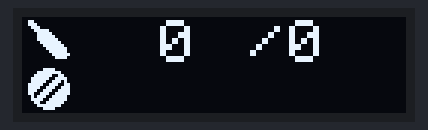
Bench run of a sketch on a simulated ESP32. Parts: 128×32 one-colour display. WiFi joins after 1.5 s; servers stay silent unless stated; uploads are accepted with an empty reply; what the sketch prints to the serial monitor is not drawn.

Above: at 1.8 s.

Measured:
- what the display in image 0 shows lasts 8.3 s, from 1.7 s to 10.0 s

The sketch:

iot_scoreboard_with_animation.ino
```cpp
#include <WiFi.h>
#include <HTTPClient.h>
#include <ArduinoJson.h>
#include <Wire.h>
#include <Adafruit_GFX.h>
#include <Adafruit_SSD1306.h>

#define SCREEN_WIDTH 128
#define SCREEN_HEIGHT 32
#define OLED_RESET     -1
#define SCREEN_ADDRESS 0x3C

#define batLOGO_HEIGHT   14
#define batLOGO_WIDTH    14
#define ballLOGO_HEIGHT   16
#define ballLOGO_WIDTH    16


static const unsigned char PROGMEM logo_bmp[] = {
0b01100000,	0b00000000,
0b01110000,	0b00000000,
0b00111000,	0b00000000,
0b00011111,	0b00000000,
0b00001111,	0b10000000,
0b00001111,	0b11000000,
0b00001111,	0b11100000,
0b00000111,	0b11110000,
0b00000011,	0b11111000,
0b00000001,	0b11111100,
0b00000000,	0b11111100,
0b00000000,	0b01111110,
0b00000000,	0b00111100,
0b00000000,	0b00000000,
0b00000000,	0b00000000,
0b00000000,	0b00000000,
0b00000011,	0b11000000,
0b00001111,	0b11110000,
0b00011111,	0b10011000,
0b00111111,	0b00111100,
0b00111110,	0b01110100,
0b01111100,	0b11100110,
0b01111001,	0b11001110,
0b01110011,	0b10011110,
0b01100111,	0b00111110,
0b00101110,	0b01111100,
0b00111100,	0b11111100,
0b00011001,	0b11111000,
0b00001111,	0b11110000,
0b00000011,	0b11000000,
0b00000000,	0b00000000,
0b00000000,	0b00000000
};

Adafruit_SSD1306 display(SCREEN_WIDTH, SCREEN_HEIGHT, &Wire, -1);


const char* targetSeriesID = "76ae85e2-88e5-4e99-83e4-5f352108aebc";
const char *host = "api.thingspeak.com";
const int httpPort = 80;
const char* url1 = "/apps/thinghttp/send_request?api_key=M4JG9NK73EXNWJ1I";
HTTPClient http;
int scrollTextLenth = 300;  // scroll text length in px

unsigned long previousMillis = 0;   // Variable to store the previous time
unsigned long previousMillis2 = 0;
unsigned long currentMillis;
const long interval = 5000;
bool scrollTask = false;
static int16_t scrollStep = 2;
static int16_t scrollPos = SCREEN_WIDTH;


String name ;
String status;
String venue;
String scoresz;
int scoreSize;
String Team1;
String Team2;
String short_Team1;
String short_Team2;
JsonObject scoreObject1;
int runs1;
int wickets1;
String overs1;
String inning1;
JsonObject TeamObject1;
String Team1name;
String Team1Shortname;
int Short_team_index1;
String inning1_team_name;
String inning1_short_team_name;
JsonObject scoreObject2;
int runs2;
int wickets2;
String overs2;
String inning2;
JsonObject TeamObject2;
String Team2name;
String Team2Shortname;
int Short_team_index2;
String inning2_team_name;
String inning2_short_team_name;
int statusLen;

String Response_data;
DeserializationError error;

JsonObject root;
JsonArray data;
bool getData = true;
JsonDocument doc;
void setup()
{
  Serial.begin(9600);
  WiFi.begin("SSID", "PASSWORD");
  while(WiFi.status() != WL_CONNECTED)
  {
    Serial.println(".");
  }

  if(!display.begin(SSD1306_SWITCHCAPVCC, 0x3C)) {
    Serial.println(F("SSD1306 allocation failed"));
    for(;;);
  }
    Serial.println("STARTED");
  display.clearDisplay();


}


void loop() {
  if(getData == true){
    doc = post_parse_data();
    error = deserializeJson(doc, Response_data);
    root = doc.as<JsonObject>();
    data = root["data"].as<JsonArray>();
    getData = false;
  }

    for (JsonObject match : data) {
      if (match["series_id"] == targetSeriesID && match["matchEnded"] == false && match["matchStarted"] == true) {
          name = match["name"].as<String>();
          status = match["status"].as<String>();
          venue = match["venue"].as<String>();
          scoresz = match["score"].as<String>();
          scoreSize = scoresz.length();
          Team1 = match["teams"][0].as<String>();
          Team2 = match["teams"][1].as<String>();
          short_Team1 = getTeamShortName(Team1);
          short_Team2 = getTeamShortName(Team2);

          scoreObject1 = match["score"][0].as<JsonObject>();
          runs1 = scoreObject1["r"].as<int>();
          wickets1 = scoreObject1["w"].as<int>();
          overs1 = scoreObject1["o"].as<String>();
          inning1 = scoreObject1["inning"].as<String>();
          TeamObject1 = match["teamInfo"][0].as<JsonObject>();
          Team1name      = TeamObject1["name"].as<String>();
          Team1Shortname = TeamObject1["shortname"].as<String>();
          Short_team_index1 = inning1.indexOf("Inning 1");
          inning1_team_name = inning1.substring(0,Short_team_index1);
          inning1_short_team_name = getTeamShortName(inning1_team_name);

          scoreObject2 = match["score"][1].as<JsonObject>();
          runs2 = scoreObject2["r"].as<int>();
          wickets2 = scoreObject2["w"].as<int>();
          overs2 = scoreObject2["o"].as<String>();
          inning2 = scoreObject2["inning"].as<String>();
          TeamObject2 = match["teamInfo"][1].as<JsonObject>();
          Team2name      = TeamObject1["name"].as<String>();
          Team2Shortname = TeamObject1["shortname"].as<String>();
          Short_team_index2 = inning2.indexOf("Inning 1");
          inning2_team_name = inning2.substring(0,Short_team_index2);
          inning2_short_team_name = getTeamShortName(inning2_team_name);

          statusLen = status.length();
      }
    }


currentMillis = millis();

while(currentMillis - previousMillis <= 10000 && currentMillis - previousMillis > 0 && scrollTask == false){
          currentMillis = millis();

          if(runs2==0){
          display.clearDisplay();
          display.setTextColor(WHITE);
          display.setTextSize(1);
          display.setCursor(18, 5);
          display.print(inning1_short_team_name);
          display.setCursor(18, 21);

            if(inning1_short_team_name == short_Team1){
               display.print(short_Team2);
            }
            if(inning1_short_team_name == short_Team2){
               display.print(short_Team1);
            }

          display.setTextSize(2);
          display.setCursor(46,1);
          display.print(runs1);
          display.setCursor(76,1);
          display.print("/");
          display.setCursor(89,1 );
          display.print(wickets1);
          display.setCursor(46,16);
          display.print(overs1);
          showicon(1, 1, logo_bmp, 16, 32);
          display.display();
          }

          else{
          display.clearDisplay();
          display.setTextColor(WHITE);
          display.setTextSize(1);
          display.setCursor(18, 5);
          display.print(inning2_short_team_name);
          display.setCursor(18, 21);
          display.print(inning1_short_team_name);
          display.setCursor(95,21);
          display.print("(");
          display.print(runs1);
          display.print(")");
          display.setTextSize(2);
          display.setCursor(46,1 );
          display.print(runs2);
          display.print("/");
          display.print(wickets2);
          display.setCursor(46,16);
          display.print(overs2);
          showicon(1, 1, logo_bmp, 16, 32);
          display.display();
          }
          if(currentMillis - previousMillis > 9800){
            display.clearDisplay();
            break;
          }
}


while(currentMillis - previousMillis < 12000 && currentMillis - previousMillis > 10000 && scrollTask == false) {
          currentMillis = millis();
          if(runs2==0){
              display.setTextColor(WHITE);
              display.setTextSize(1);
              display.setCursor(1, 1);
              display.print(inning1_short_team_name);
              display.setCursor(102, 1);
              display.print(inning2_short_team_name);
              display.setTextSize(1);
              display.setCursor(25, 1);
              display.print(runs1);
              display.print("/");
              display.print(wickets1);
              display.setCursor(75, 1);
              display.print(overs1);
              display.setCursor(63, 1);
              display.print("|");
              display.display();
          }

          else{
          display.setTextColor(WHITE);
          display.setTextSize(1);
          display.setCursor(1, 1);
          display.print(inning2_short_team_name);
          display.setCursor(102, 1);
          display.print(inning1_short_team_name);
          display.setTextSize(1);
          display.setCursor(25, 1);
          display.print(runs2);
          display.print("/");
          display.print(wickets2);
          display.setCursor(75, 1);
          display.print(overs2);
          display.setCursor(63, 1);
          display.print("|");
          display.display();
          }
          if(currentMillis - previousMillis >= 11500){
            scrollTask = true;
            break;
          }
        }

while(currentMillis - previousMillis >= 11000 && currentMillis - previousMillis <= 20000 && scrollTask == true) {
       currentMillis = millis();
       if(currentMillis - previousMillis2 >=38 && scrollTask == true) {
          display.setTextSize(1);
          display.setTextColor(SSD1306_BLACK);
          display.setCursor(scrollPos, 24);
          display.println(status);

          scrollPos -= scrollStep;

          if (scrollPos < - statusLen*7)
             {
              scrollPos = SCREEN_WIDTH;
            }

          display.setTextSize(1);
          display.setTextColor(SSD1306_WHITE);
          display.setCursor(scrollPos, 24);
          display.println(status);
          display.display();

          previousMillis2 = currentMillis;
         }
        if(currentMillis - previousMillis >= 20000){
            scrollPos = SCREEN_WIDTH;
            getData = true;
            scrollTask = false;
            previousMillis = currentMillis;
            break;
          }
}
}


String sendRequest(const char *host, const int httpPort,const char* url1){
    http.begin(host,httpPort,url1);
    int httpCode = http.GET();
    String data = http.getString();
    return data;
}

String getTeamShortName(String teamName) {
  if (teamName.isEmpty()) {
    return "";
  }

  String shortName = "";
  char prevChar = ' ';

  for (int i = 0; i < teamName.length(); i++) {
    char currentChar = teamName.charAt(i);

    if (isupper(currentChar)==true && !isalpha(prevChar)) {
      shortName += currentChar;
    }
    prevChar = currentChar;
  }

  return shortName;
}


void showicon(int X, int Y, const unsigned char *logo_bmp, int LOGO_WIDTH, int LOGO_HEIGHT)
{
  display.drawBitmap(X, Y, logo_bmp, LOGO_WIDTH, LOGO_HEIGHT, 1);
  display.display();
}


String post_parse_data(){
  Response_data = sendRequest(host, httpPort, url1);
  return Response_data;
}
```
